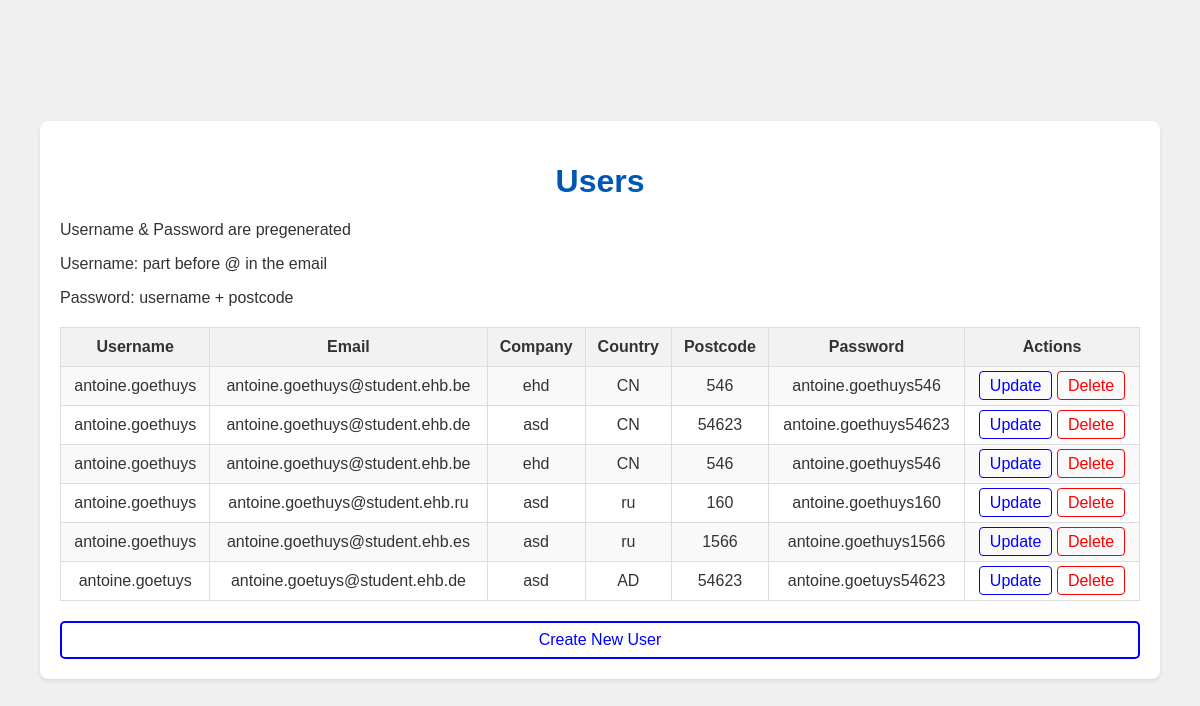
/users, run on an earlier commit of the app's database.
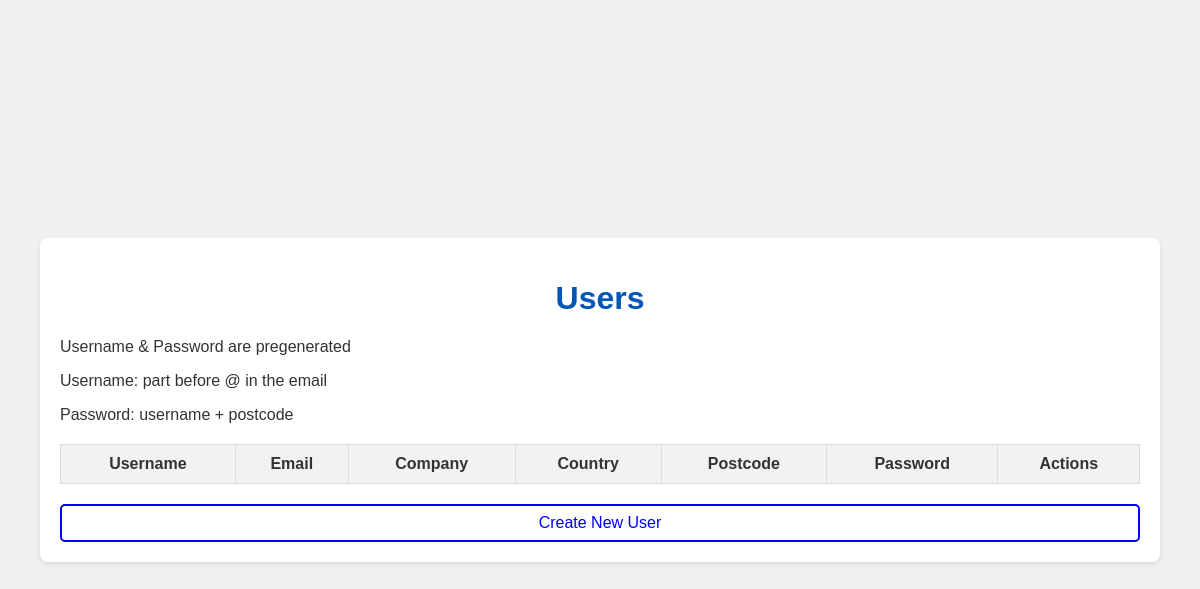
And on a later commit of the database.
### tables this page shows
CREATE TABLE users 
              (
               id INTEGER PRIMARY KEY, 
               username TEXT, 
               email TEXT,
               company TEXT,
               country TEXT,
               postcode TEXT,
               password TEXT
              );

### api.py (the view)
@app.route('/users')
def users():
    conn = get_db_connection()
    users = conn.execute('SELECT * FROM users').fetchall()
    conn.close()
    return render_template('users.html', users=users)

### api.py (called while the page is built)
def get_db_connection():
    if not os.path.exists('data.db'):
        create_db()
    conn = sqlite3.connect('data.db')
    conn.row_factory = sqlite3.Row
    return conn

### templates/users.html (shortened to what this page needs)
{% extends "base.html" %}
{% block content %}
    <h1>Users</h1>
    <p>Username & Password are pregenerated</p>
    <p>Username: part before @ in the email</p>
    <p>Password: username + postcode</p>
    <table>
        <tr>
            <th>Username</th>
            <th>Email</th>
            <th>Company</th>
            <th>Country</th>
            <th>Postcode</th>
            <th>Password</th>
            <th>Actions</th>
        </tr>
        {% for user in users %}
        <tr>
            <td>{{ user.username }}</td>
            <td>{{ user.email }}</td>
            <td>{{ user.company }}</td>
            <td>{{ user.country }}</td>
            <td>{{ user.postcode }}</td>
            <td>{{ user.password }}</td>
            <td>
                <a href="/update_user/{{ user.id }}" class="update">Update</a>
                <a href="/delete_user/{{ user.id }}" class="delete">Delete</a>
            </td>
        </tr>
        {% endfor %}
    </table>
    <a href="/create_user" class="create-user-link">Create New User</a>
{% endblock %}

### templates/base.html (shortened to what this page needs)
<!DOCTYPE html>
<html lang="en">
<head>
</head>
<body>
    <div class="container">
        {% block content %}{% endblock %}
    </div>
</body>
</html>

### templates/base.html (style rules this page uses)
body { font-family: Arial, sans-serif; background-color: #f0f0f0; color: #333; margin: 0; padding: 0; display: flex; justify-content: center; align-items: center; height: 100vh; }
h1 { color: #0056b3; text-align: center; }
.container { width: 90%; margin: auto; overflow: hidden; padding: 20px; background-color: #fff; box-shadow: 0 2px 4px rgba(0, 0, 0, 0.1); border-radius: 8px; }
table { width: 100%; border-collapse: collapse; margin: 20px 0; }
table, th, td { border: 1px solid #ddd; }
th, td { padding: 10px; text-align: center; }
th { background-color: #f2f2f2; }
a { text-decoration: none; color: #0056b3; padding: 5px 10px; border-radius: 4px; transition: background-color 0.3s, color 0.3s; }
.create-user-link { display: block; width: 100%; text-align: center; padding: 8px 15px; color: blue; border: 2px solid; border-radius: 5px; margin-top: 10px; box-sizing: border-box; }

What changed in the data, as far as the page shows it:
removed users: username "antoine.goethuys", email "antoine.goethuys@student.ehb.be", company "ehd", country "CN", postcode "546", password "antoine.goethuys546"
removed users: username "antoine.goethuys", email "antoine.goethuys@student.ehb.de", company "asd", country "CN", postcode "54623", password "antoine.goethuys54623"
removed users: username "antoine.goethuys", email "antoine.goethuys@student.ehb.be", company "ehd", country "CN", postcode "546", password "antoine.goethuys546"
removed users: username "antoine.goethuys", email "antoine.goethuys@student.ehb.ru", company "asd", country "ru", postcode "160", password "antoine.goethuys160"
removed users: username "antoine.goethuys", email "antoine.goethuys@student.ehb.es", company "asd", country "ru", postcode "1566", password "antoine.goethuys1566"
removed users: username "antoine.goetuys", email "antoine.goetuys@student.ehb.de", company "asd", country "AD", postcode "54623", password "antoine.goetuys54623"
